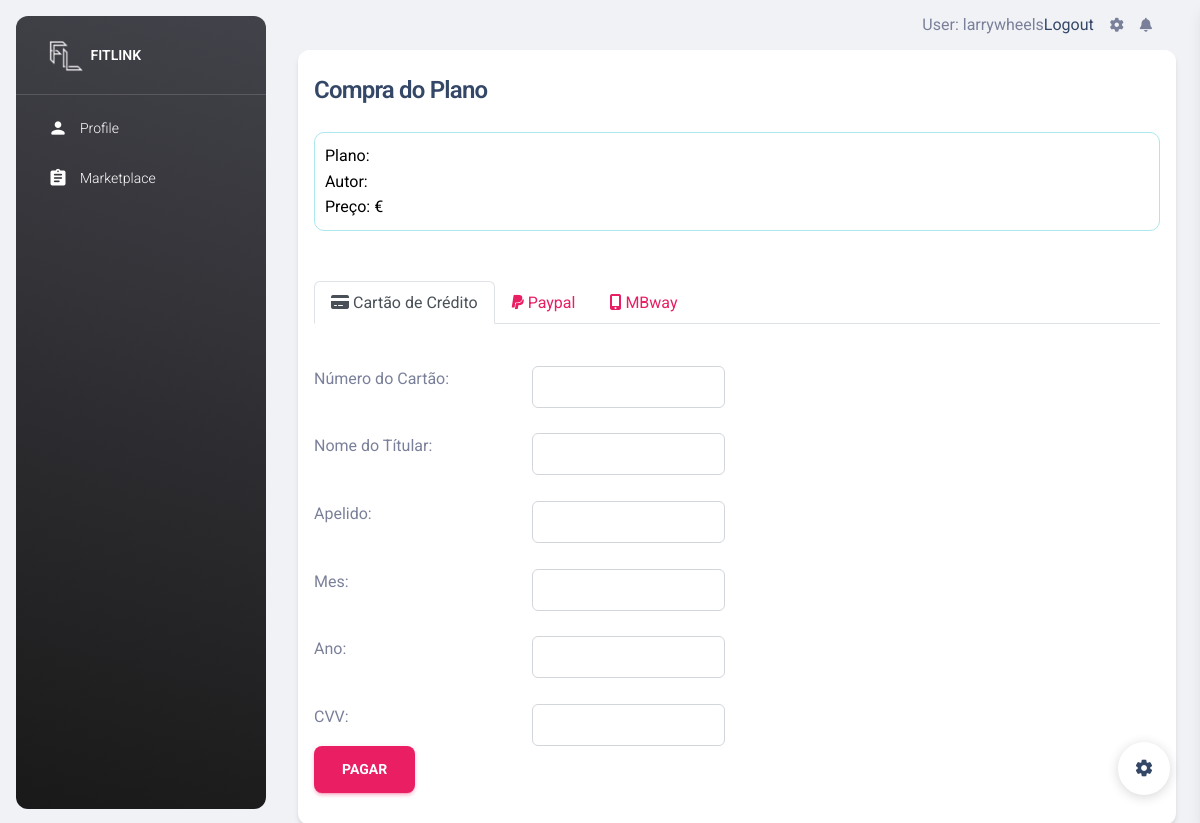
/comprasSubscricao/16 (signed in), run on an earlier commit of the app's database.
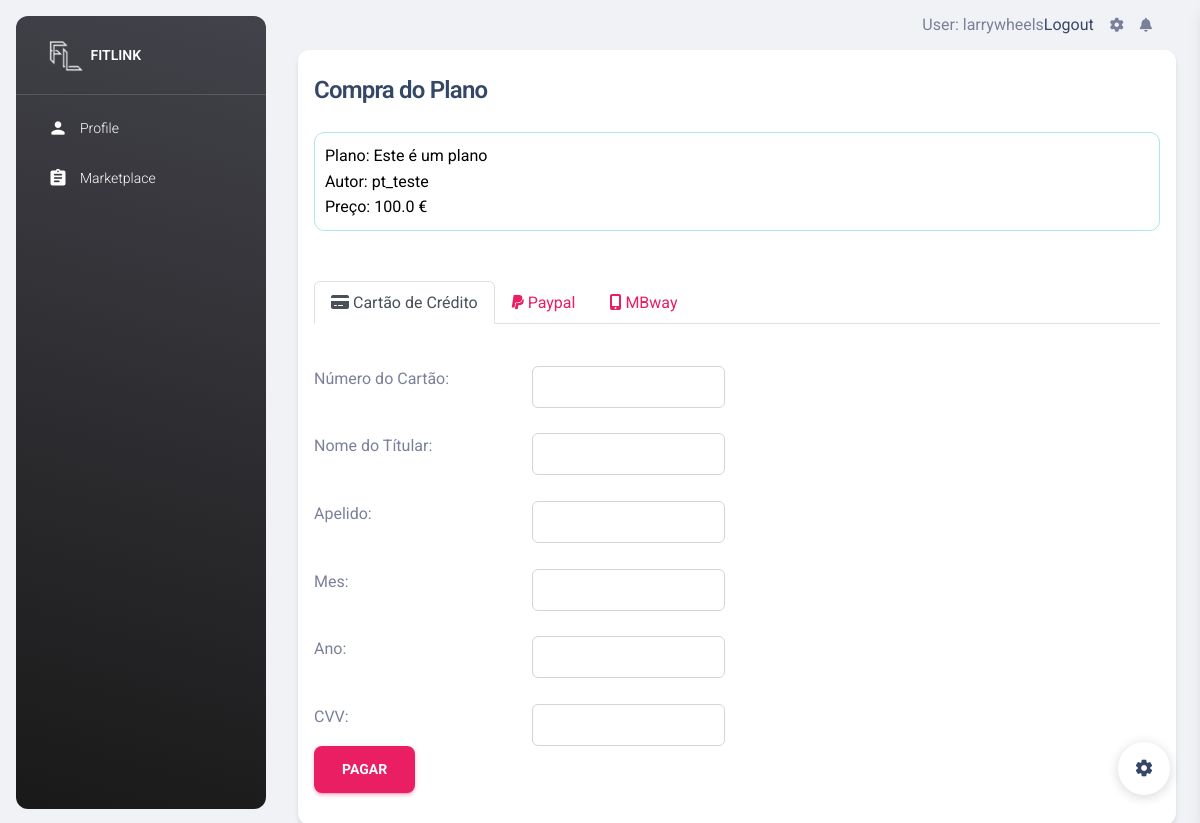
And on a later commit of the database.
### fitlink/models.py (models this page shows, shortened)
class PlanoTreino(models.Model):
    titulo = models.CharField(max_length = 255)
    imagem = models.CharField(max_length=255)
    descricao = models.TextField()
    requisitos = models.TextField()
    tipoPlano = models.ForeignKey(TipoPlano, on_delete=models.CASCADE)
    preco = models.FloatField()
    periodoBloco = models.IntegerField()
    nrBlocos = models.IntegerField()
    refPersonalTrainer = models.ForeignKey(User, on_delete=models.CASCADE)

### fitlink/views.py (the view)
# urls.py: path('comprasSubscricao/<int:idPlano>', views.comprasSubscricao, name='comprasSubscricao'),
@login_required(login_url='login/')
def comprasSubscricao(request,idPlano):
    return render(request,'comprasSubscricao.html',{'plano': PlanoTreino.objects.filter(id=idPlano).first()})

### fitlink/templates/comprasSubscricao.html (shortened to what this page needs)
{% extends "index.html" %}
{% block content %}
<form action ="buyPlano" method="post">
   <div class="container-fluid px-2 px-md-4">
        <div class="card">
          <div class="card-header pb-0 px-3">
            <h4 class="mb-0">Compra do Plano</h4>
            <br>
                <div style="border:1px solid #abe7eb;border-radius: 10px;color:black;padding:10px;bottom:15px"><span>Plano: </span>{{plano.descricao}}
                  <br> Autor: </span>{{plano.refPersonalTrainer}}
                  <br><span>Preço: </span>{{plano.preco}} <span>€</span>
              </div>
          </div>
           <br>
          <div class="card-body pt-4 p-3">
                <ul role="tablist" class="nav nav-tabs mb-3" id="myTab">
                    <li class="nav-item" ><a href="#creditoArea" class="nav-link active" data-toggle="tab" id="credito" > <i class="fas fa-credit-card mr-2"></i> Cartão de Crédito </a> </li>
                    <li class="nav-item" ><a  href="#payPArea" class="nav-link " data-toggle="tab" id="payP"> <i class="fab fa-paypal mr-2"></i> Paypal </a> </li>
                    <li class="nav-item"><a href="#MBwayArea" class="nav-link " data-toggle="tab" id="MBway"> <i class="fas fa-mobile-alt mr-2"></i> MBway </a> </li>
                </ul>
                <br>
           <div class="tab-content">
              <div id="creditoArea" class="tab-pane active" role="tabpanel" name="credito">
                <div class="row">
                  <div class="col-md-3">
                    <span>Número do Cartão:</span>
                  </div>
                  <div class="col-md-3">
                    <input type="number" maxlength="16"  class="form-control" id="cardNumber" style="border: 1px solid #d2d6da;" rows="3" name="cardNumber">
                  </div>
                </div>
                <br>
                <div class="row">
                  <div class="col-md-3">
                    <span>Nome do Títular:</span>
                  </div>
                  <div class="col-md-3">
                    <input type="text" class="form-control" id="nome" style="border: 1px solid #d2d6da;" rows="3" name="nome">
                  </div>
                </div>
                <br>
                <div class="row">
                  <div class="col-md-3">
                    <span>Apelido:</span>
                  </div>
                  <div class="col-md-3">
                    <input type="text" class="form-control" id="apelido" style="border: 1px solid #d2d6da;" rows="3" name="apelido">
                  </div>
                </div>
                <br>
                  <div class="row">
                    <div class="col-md-3">
                      <span>Mes:</span>
                    </div>
                    <div class="col-md-3">
                          <input list="month" class="form-control" id="mes" style="border: 1px solid #d2d6da;" rows="3" name="mes">
                        </div>
                    </div>
                  <br>
                  <div class="row">
                    <div class="col-md-3">
                      <span>Ano:</span>
                    </div>
                      <div class="col-md-3">
                        <input list="Year" class="form-control" id="Ano" style="border: 1px solid #d2d6da;" rows="3" name="Ano">
                      </div>
                  </div>
                  <br>
                  <div class="row">
                    <div class="col-md-3">
                      <span>CVV:</span>
                    </div>
                    <div class="col-md-3">
                      <input type="text" maxlength="3" class="form-control" id="CVV" style="border: 1px solid #d2d6da;" rows="3" name="CVV">
                    </div>
                  </div>
                </div>
            </div>
            <div class="row">
              <div class="col-md-6"> <button id="submeter" name="submeter" type="submit" class="btn btn-primary btn-lg btn-block">Pagar</button></div>
            </div>
      </div>
    </div>
  </div>
</form>
{% endblock %}

What changed in the data, as far as the page shows it:
added PlanoTreino: descricao "Este é um plano", refPersonalTrainer "pt_teste", preco "100.0"
